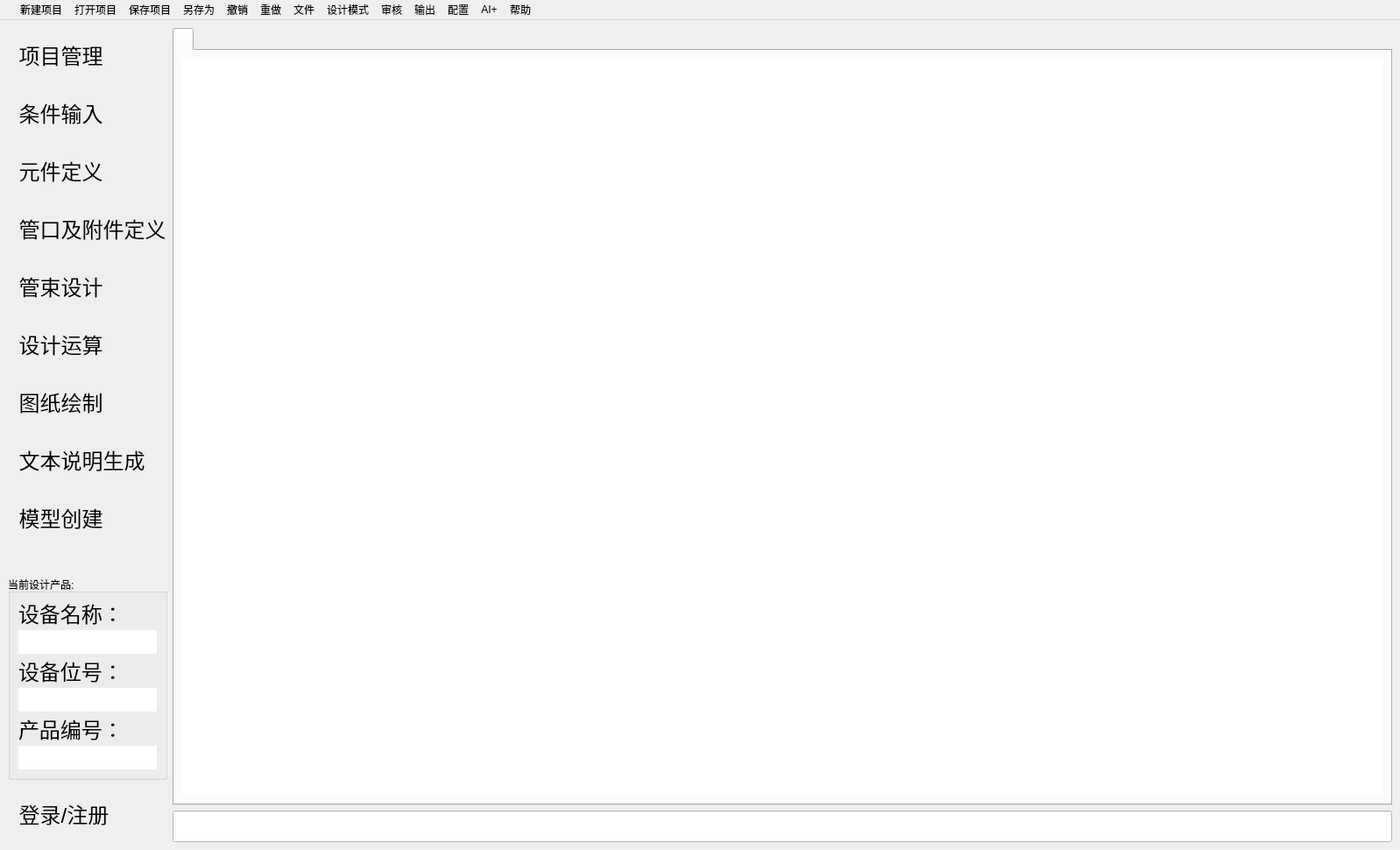
<?xml version="1.0" encoding="UTF-8"?>
<ui version="4.0">
 <class>MainWindow</class>
 <widget class="QMainWindow" name="MainWindow">
  <property name="geometry">
   <rect>
    <x>0</x>
    <y>0</y>
    <width>1598</width>
    <height>970</height>
   </rect>
  </property>
  <property name="windowTitle">
   <string>MainWindow</string>
  </property>
  <widget class="QWidget" name="centralwidget">
   <property name="styleSheet">
    <string notr="true">QMainWindow,QPushButton, QLabel, QLineEdit{
    background-color: white;
    font-size: 24px;
    font-family: &quot;华文中宋&quot;;
}
/* 全局禁用样式兜底，确保下拉框禁用时背景为白色 */
QComboBox:disabled {
    background-color: white;
    color: #666;
}</string>
   </property>
   <layout class="QVBoxLayout" name="verticalLayout_4">
    <item>
     <layout class="QHBoxLayout" name="horizontalLayout">
      <item>
       <layout class="QVBoxLayout" name="verticalLayout_3">
        <item>
         <layout class="QVBoxLayout" name="verticalLayout">
          <item>
           <widget class="QPushButton" name="btn_project">
            <property name="minimumSize">
             <size>
              <width>0</width>
              <height>60</height>
             </size>
            </property>
            <property name="layoutDirection">
             <enum>Qt::LeftToRight</enum>
            </property>
            <property name="autoFillBackground">
             <bool>false</bool>
            </property>
            <property name="styleSheet">
             <string notr="true">QPushButton {
    text-align: left;
    padding-left: 5px;}
</string>
            </property>
            <property name="text">
             <string> 项目管理</string>
            </property>
            <property name="icon">
             <iconset>
              <normaloff>icons/项目管理.png</normaloff>icons/项目管理.png</iconset>
            </property>
            <property name="iconSize">
             <size>
              <width>28</width>
              <height>28</height>
             </size>
            </property>
            <property name="autoDefault">
             <bool>false</bool>
            </property>
            <property name="flat">
             <bool>true</bool>
            </property>
           </widget>
          </item>
          <item>
           <widget class="QPushButton" name="btn_condition">
            <property name="minimumSize">
             <size>
              <width>0</width>
              <height>60</height>
             </size>
            </property>
            <property name="styleSheet">
             <string notr="true">QPushButton {
    text-align: left;
    padding-left: 5px;}
</string>
            </property>
            <property name="text">
             <string> 条件输入</string>
            </property>
            <property name="icon">
             <iconset>
              <normaloff>icons/表单组件-输入框.png</normaloff>icons/表单组件-输入框.png</iconset>
            </property>
            <property name="iconSize">
             <size>
              <width>28</width>
              <height>28</height>
             </size>
            </property>
            <property name="flat">
             <bool>true</bool>
            </property>
           </widget>
          </item>
          <item>
           <widget class="QPushButton" name="btn_material">
            <property name="minimumSize">
             <size>
              <width>0</width>
              <height>60</height>
             </size>
            </property>
            <property name="styleSheet">
             <string notr="true">QPushButton {
    text-align: left;
    padding-left: 5px;}

</string>
            </property>
            <property name="text">
             <string> 元件定义</string>
            </property>
            <property name="icon">
             <iconset>
              <normaloff>icons/元件定义.png</normaloff>icons/元件定义.png</iconset>
            </property>
            <property name="iconSize">
             <size>
              <width>28</width>
              <height>28</height>
             </size>
            </property>
            <property name="flat">
             <bool>true</bool>
            </property>
           </widget>
          </item>
          <item>
           <widget class="QPushButton" name="btn_pipe">
            <property name="minimumSize">
             <size>
              <width>0</width>
              <height>60</height>
             </size>
            </property>
            <property name="styleSheet">
             <string notr="true">QPushButton {
    text-align: left;
    padding-left: 5px;}
</string>
            </property>
            <property name="text">
             <string> 管口及附件定义</string>
            </property>
            <property name="icon">
             <iconset>
              <normaloff>icons/管口.png</normaloff>icons/管口.png</iconset>
            </property>
            <property name="iconSize">
             <size>
              <width>28</width>
              <height>28</height>
             </size>
            </property>
            <property name="flat">
             <bool>true</bool>
            </property>
           </widget>
          </item>
          <item>
           <widget class="QPushButton" name="btn_pipeDesign">
            <property name="minimumSize">
             <size>
              <width>0</width>
              <height>60</height>
             </size>
            </property>
            <property name="styleSheet">
             <string notr="true">QPushButton {
    text-align: left;
    padding-left: 5px;}
</string>
            </property>
            <property name="text">
             <string> 管束设计</string>
            </property>
            <property name="icon">
             <iconset>
              <normaloff>icons/建筑-管子.png</normaloff>icons/建筑-管子.png</iconset>
            </property>
            <property name="iconSize">
             <size>
              <width>28</width>
              <height>28</height>
             </size>
            </property>
            <property name="flat">
             <bool>true</bool>
            </property>
           </widget>
          </item>
          <item>
           <widget class="QPushButton" name="btn_cal">
            <property name="minimumSize">
             <size>
              <width>0</width>
              <height>60</height>
             </size>
            </property>
            <property name="styleSheet">
             <string notr="true">QPushButton {
    text-align: left;
    padding-left: 5px;}
</string>
            </property>
            <property name="text">
             <string> 设计运算</string>
            </property>
            <property name="icon">
             <iconset>
              <normaloff>icons/计算.png</normaloff>icons/计算.png</iconset>
            </property>
            <property name="iconSize">
             <size>
              <width>28</width>
              <height>28</height>
             </size>
            </property>
            <property name="flat">
             <bool>true</bool>
            </property>
           </widget>
          </item>
          <item>
           <widget class="QPushButton" name="btn_2D">
            <property name="minimumSize">
             <size>
              <width>0</width>
              <height>60</height>
             </size>
            </property>
            <property name="styleSheet">
             <string notr="true">QPushButton {
    text-align: left;
    padding-left: 5px;}
</string>
            </property>
            <property name="text">
             <string> 图纸绘制</string>
            </property>
            <property name="icon">
             <iconset>
              <normaloff>icons/图纸 (2).png</normaloff>icons/图纸 (2).png</iconset>
            </property>
            <property name="iconSize">
             <size>
              <width>30</width>
              <height>30</height>
             </size>
            </property>
            <property name="flat">
             <bool>true</bool>
            </property>
           </widget>
          </item>
          <item>
           <widget class="QPushButton" name="btn_docs">
            <property name="minimumSize">
             <size>
              <width>0</width>
              <height>60</height>
             </size>
            </property>
            <property name="styleSheet">
             <string notr="true">QPushButton {
    text-align: left;
    padding-left: 5px;}
</string>
            </property>
            <property name="text">
             <string> 文本说明生成</string>
            </property>
            <property name="icon">
             <iconset>
              <normaloff>icons/三维建模.png</normaloff>icons/三维建模.png</iconset>
            </property>
            <property name="iconSize">
             <size>
              <width>28</width>
              <height>28</height>
             </size>
            </property>
            <property name="flat">
             <bool>true</bool>
            </property>
           </widget>
          </item>
          <item>
           <widget class="QPushButton" name="btn_3D">
            <property name="minimumSize">
             <size>
              <width>0</width>
              <height>60</height>
             </size>
            </property>
            <property name="styleSheet">
             <string notr="true">QPushButton {
    text-align: left;
    padding-left: 5px;}
</string>
            </property>
            <property name="text">
             <string> 模型创建</string>
            </property>
            <property name="icon">
             <iconset>
              <normaloff>icons/3D建模.png</normaloff>icons/3D建模.png</iconset>
            </property>
            <property name="iconSize">
             <size>
              <width>30</width>
              <height>30</height>
             </size>
            </property>
            <property name="flat">
             <bool>true</bool>
            </property>
           </widget>
          </item>
          <item>
           <spacer name="verticalSpacer">
            <property name="orientation">
             <enum>Qt::Vertical</enum>
            </property>
            <property name="sizeHint" stdset="0">
             <size>
              <width>20</width>
              <height>40</height>
             </size>
            </property>
           </spacer>
          </item>
          <item>
           <widget class="QGroupBox" name="current_product">
            <property name="title">
             <string>当前设计产品:</string>
            </property>
            <layout class="QVBoxLayout" name="verticalLayout_5">
             <item>
              <widget class="QLabel" name="label">
               <property name="maximumSize">
                <size>
                 <width>110</width>
                 <height>27</height>
                </size>
               </property>
               <property name="styleSheet">
                <string notr="true">background-color: transparent;</string>
               </property>
               <property name="text">
                <string>设备名称：</string>
               </property>
              </widget>
             </item>
             <item>
              <widget class="QLabel" name="label_product_name">
               <property name="maximumSize">
                <size>
                 <width>196</width>
                 <height>27</height>
                </size>
               </property>
               <property name="text">
                <string/>
               </property>
              </widget>
             </item>
             <item>
              <widget class="QLabel" name="label_4">
               <property name="maximumSize">
                <size>
                 <width>110</width>
                 <height>27</height>
                </size>
               </property>
               <property name="styleSheet">
                <string notr="true">background-color: transparent;</string>
               </property>
               <property name="text">
                <string>设备位号：</string>
               </property>
              </widget>
             </item>
             <item>
              <widget class="QLabel" name="label_product_tag_numer">
               <property name="maximumSize">
                <size>
                 <width>16777215</width>
                 <height>27</height>
                </size>
               </property>
               <property name="text">
                <string/>
               </property>
              </widget>
             </item>
             <item>
              <widget class="QLabel" name="label_6">
               <property name="maximumSize">
                <size>
                 <width>110</width>
                 <height>27</height>
                </size>
               </property>
               <property name="styleSheet">
                <string notr="true">background-color: transparent;</string>
               </property>
               <property name="text">
                <string>产品编号：</string>
               </property>
              </widget>
             </item>
             <item>
              <widget class="QLabel" name="label_product_number">
               <property name="maximumSize">
                <size>
                 <width>16777215</width>
                 <height>27</height>
                </size>
               </property>
               <property name="text">
                <string/>
               </property>
              </widget>
             </item>
            </layout>
           </widget>
          </item>
          <item>
           <widget class="QPushButton" name="btn_login">
            <property name="minimumSize">
             <size>
              <width>0</width>
              <height>65</height>
             </size>
            </property>
            <property name="styleSheet">
             <string notr="true">QPushButton {
    text-align: left;
    padding-left: 5px;}
</string>
            </property>
            <property name="text">
             <string> 登录/注册</string>
            </property>
            <property name="icon">
             <iconset>
              <normaloff>icons/用户 (1).png</normaloff>icons/用户 (1).png</iconset>
            </property>
            <property name="iconSize">
             <size>
              <width>28</width>
              <height>28</height>
             </size>
            </property>
            <property name="flat">
             <bool>true</bool>
            </property>
           </widget>
          </item>
         </layout>
        </item>
       </layout>
      </item>
      <item>
       <layout class="QVBoxLayout" name="verticalLayout_2">
        <item>
         <widget class="QTabWidget" name="tabWidget">
          <property name="styleSheet">
           <string notr="true">font: 12pt &quot;Arial&quot;;</string>
          </property>
          <property name="currentIndex">
           <number>0</number>
          </property>
          <widget class="QWidget" name="tab">
           <attribute name="title">
            <string/>
           </attribute>
           <layout class="QGridLayout" name="gridLayout">
            <item row="0" column="0">
             <widget class="QLabel" name="label_2">
              <property name="text">
               <string/>
              </property>
              <property name="pixmap">
               <pixmap>icons/mainpage.png</pixmap>
              </property>
              <property name="scaledContents">
               <bool>true</bool>
              </property>
             </widget>
            </item>
           </layout>
          </widget>
         </widget>
        </item>
        <item>
         <widget class="QLineEdit" name="line_tip">
          <property name="styleSheet">
           <string notr="true"/>
          </property>
          <property name="dragEnabled">
           <bool>false</bool>
          </property>
          <property name="readOnly">
           <bool>true</bool>
          </property>
         </widget>
        </item>
       </layout>
      </item>
     </layout>
    </item>
   </layout>
  </widget>
  <widget class="QMenuBar" name="menuBar">
   <property name="geometry">
    <rect>
     <x>0</x>
     <y>0</y>
     <width>1598</width>
     <height>33</height>
    </rect>
   </property>
   <property name="styleSheet">
    <string notr="true">font: 12pt &quot;Microsoft YaHei&quot;;</string>
   </property>
   <widget class="QMenu" name="document">
    <property name="tearOffEnabled">
     <bool>false</bool>
    </property>
    <property name="title">
     <string>文件</string>
    </property>
    <addaction name="action"/>
    <addaction name="action_2"/>
    <addaction name="action_3"/>
    <addaction name="action_6"/>
    <addaction name="action_14"/>
    <addaction name="action_19"/>
   </widget>
   <widget class="QMenu" name="logo">
    <property name="minimumSize">
     <size>
      <width>0</width>
      <height>0</height>
     </size>
    </property>
    <property name="title">
     <string/>
    </property>
    <property name="icon">
     <iconset>
      <normaloff>icons/logo.png</normaloff>icons/logo.png</iconset>
    </property>
   </widget>
   <widget class="QMenu" name="design_mode">
    <property name="title">
     <string>设计模式</string>
    </property>
    <addaction name="action_8"/>
    <addaction name="action_9"/>
   </widget>
   <widget class="QMenu" name="config">
    <property name="title">
     <string>配置</string>
    </property>
    <widget class="QMenu" name="menu">
     <property name="title">
      <string>偏好设置</string>
     </property>
     <addaction name="action_15"/>
     <addaction name="action_16"/>
     <addaction name="action_17"/>
    </widget>
    <addaction name="action_18"/>
    <addaction name="menu"/>
   </widget>
   <widget class="QMenu" name="help">
    <property name="title">
     <string>帮助</string>
    </property>
    <addaction name="action_help_doc"/>
    <addaction name="action_13"/>
    <addaction name="action_12"/>
   </widget>
   <widget class="QMenu" name="menu_2">
    <property name="title">
     <string>审核</string>
    </property>
    <addaction name="action_20"/>
    <addaction name="action_21"/>
    <addaction name="action_22"/>
    <addaction name="action_23"/>
   </widget>
   <widget class="QMenu" name="menu_3">
    <property name="title">
     <string>输出</string>
    </property>
    <addaction name="scheme_design"/>
    <addaction name="detailed_deisign"/>
    <addaction name="action_26"/>
   </widget>
   <widget class="QMenu" name="menu_AI">
    <property name="title">
     <string>AI+</string>
    </property>
    <addaction name="action_38"/>
    <addaction name="action_39"/>
    <addaction name="action_40"/>
    <addaction name="action_41"/>
    <addaction name="action_25"/>
   </widget>
   <addaction name="logo"/>
   <addaction name="action"/>
   <addaction name="action_2"/>
   <addaction name="action_3"/>
   <addaction name="action_6"/>
   <addaction name="action_undo"/>
   <addaction name="action_redo"/>
   <addaction name="document"/>
   <addaction name="design_mode"/>
   <addaction name="menu_2"/>
   <addaction name="menu_3"/>
   <addaction name="config"/>
   <addaction name="menu_AI"/>
   <addaction name="help"/>
  </widget>
  <action name="actionyonghuxinxi">
   <property name="text">
    <string>用户信息</string>
   </property>
  </action>
  <action name="action_4">
   <property name="text">
    <string>设置</string>
   </property>
  </action>
  <action name="action_5">
   <property name="text">
    <string>退出</string>
   </property>
  </action>
  <action name="action">
   <property name="icon">
    <iconset>
     <normaloff>icons/新建.png</normaloff>icons/新建.png</iconset>
   </property>
   <property name="text">
    <string>新建项目</string>
   </property>
  </action>
  <action name="action_2">
   <property name="icon">
    <iconset>
     <normaloff>icons/打开.png</normaloff>icons/打开.png</iconset>
   </property>
   <property name="text">
    <string>打开项目</string>
   </property>
  </action>
  <action name="action_3">
   <property name="icon">
    <iconset>
     <normaloff>icons/保存.png</normaloff>icons/保存.png</iconset>
   </property>
   <property name="text">
    <string>保存项目</string>
   </property>
  </action>
  <action name="action_6">
   <property name="icon">
    <iconset>
     <normaloff>icons/另存为.png</normaloff>icons/另存为.png</iconset>
   </property>
   <property name="text">
    <string>另存为</string>
   </property>
  </action>
  <action name="action_7">
   <property name="text">
    <string>导出</string>
   </property>
  </action>
  <action name="action_8">
   <property name="text">
    <string>智动设计</string>
   </property>
  </action>
  <action name="action_9">
   <property name="text">
    <string>灵活设计</string>
   </property>
  </action>
  <action name="action_help_doc">
   <property name="text">
    <string>查看软件使用文档</string>
   </property>
  </action>
  <action name="action_11">
   <property name="text">
    <string>故障排查</string>
   </property>
  </action>
  <action name="action_12">
   <property name="text">
    <string>在线支持</string>
   </property>
  </action>
  <action name="action_13">
   <property name="text">
    <string>本地离线帮助手册</string>
   </property>
  </action>
  <action name="action_15">
   <property name="text">
    <string>界面</string>
   </property>
  </action>
  <action name="action_16">
   <property name="text">
    <string>快捷键</string>
   </property>
  </action>
  <action name="action_17">
   <property name="text">
    <string>存储路径</string>
   </property>
  </action>
  <action name="action_18">
   <property name="text">
    <string>预定义</string>
   </property>
  </action>
  <action name="action_14">
   <property name="text">
    <string>打印</string>
   </property>
  </action>
  <action name="action_19">
   <property name="text">
    <string>退出</string>
   </property>
  </action>
  <action name="action_20">
   <property name="text">
    <string>条件评审</string>
   </property>
  </action>
  <action name="action_21">
   <property name="text">
    <string>方案评审</string>
   </property>
  </action>
  <action name="action_22">
   <property name="text">
    <string>技术评审</string>
   </property>
  </action>
  <action name="action_23">
   <property name="text">
    <string>结果评审</string>
   </property>
  </action>
  <action name="action_24">
   <property name="text">
    <string>文件存档</string>
   </property>
  </action>
  <action name="action_27">
   <property name="text">
    <string>二维图纸</string>
   </property>
  </action>
  <action name="action_28">
   <property name="text">
    <string>三维模型</string>
   </property>
  </action>
  <action name="action_29">
   <property name="text">
    <string>强度计算书</string>
   </property>
  </action>
  <action name="action_30">
   <property name="text">
    <string>材料清单</string>
   </property>
  </action>
  <action name="action_31">
   <property name="text">
    <string>一键全选</string>
   </property>
  </action>
  <action name="action_32">
   <property name="text">
    <string>二维图纸</string>
   </property>
  </action>
  <action name="action_33">
   <property name="text">
    <string>三维模型</string>
   </property>
  </action>
  <action name="action_34">
   <property name="text">
    <string>强度计算书</string>
   </property>
  </action>
  <action name="action_35">
   <property name="text">
    <string>材料清单</string>
   </property>
  </action>
  <action name="action_36">
   <property name="text">
    <string>一键全选</string>
   </property>
  </action>
  <action name="action_37">
   <property name="text">
    <string>实时翻译</string>
   </property>
  </action>
  <action name="action_38">
   <property name="text">
    <string>专业术语校对</string>
   </property>
  </action>
  <action name="action_39">
   <property name="text">
    <string>数据处理</string>
   </property>
  </action>
  <action name="action_40">
   <property name="text">
    <string>审图</string>
   </property>
  </action>
  <action name="action_41">
   <property name="text">
    <string>智能提示</string>
   </property>
  </action>
  <action name="scheme_design">
   <property name="text">
    <string>方案设计</string>
   </property>
  </action>
  <action name="detailed_deisign">
   <property name="text">
    <string>详细设计</string>
   </property>
  </action>
  <action name="action_25">
   <property name="text">
    <string>实时翻译</string>
   </property>
  </action>
  <action name="action_26">
   <property name="text">
    <string>文件存档</string>
   </property>
  </action>
  <action name="action_undo">
   <property name="icon">
    <iconset>
     <normaloff>icons/撤销.png</normaloff>icons/撤销.png</iconset>
   </property>
   <property name="text">
    <string>撤销</string>
   </property>
  </action>
  <action name="action_redo">
   <property name="icon">
    <iconset>
     <normaloff>icons/重做.png</normaloff>icons/重做.png</iconset>
   </property>
   <property name="text">
    <string>重做</string>
   </property>
  </action>
 </widget>
 <resources/>
 <connections/>
</ui>
